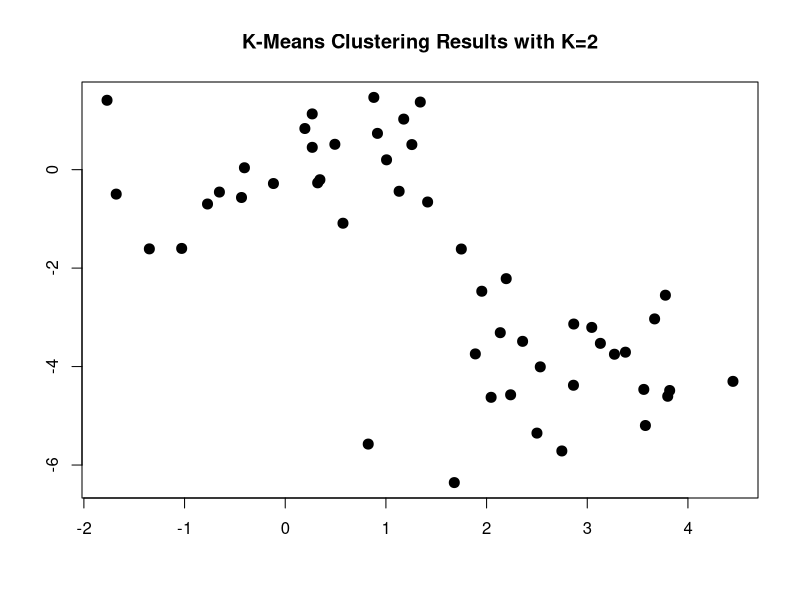
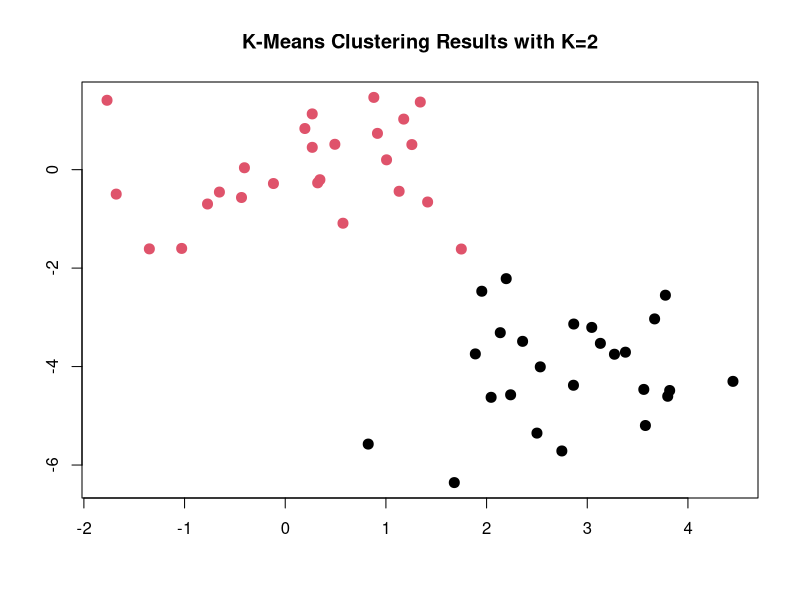
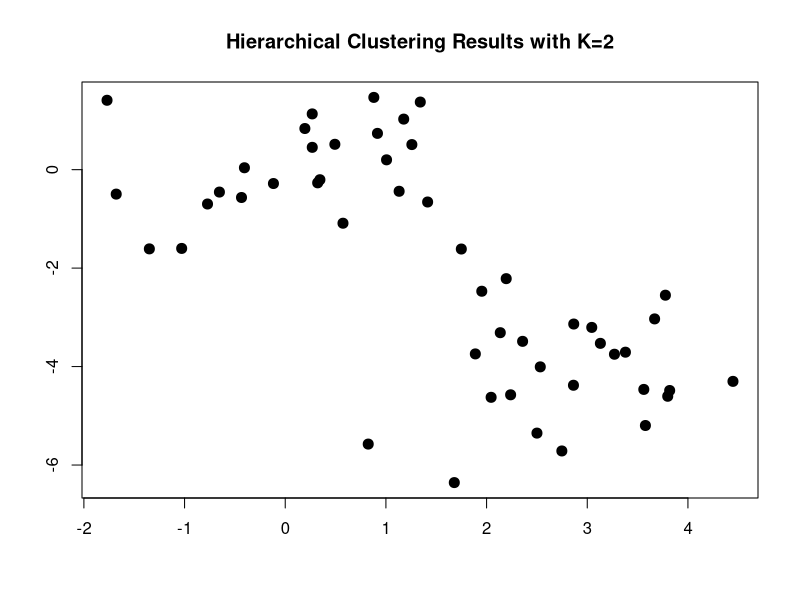
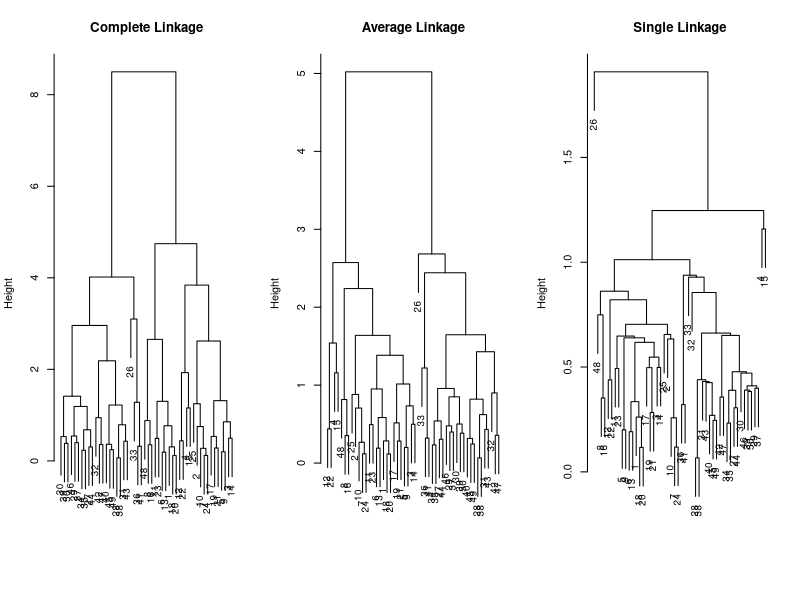
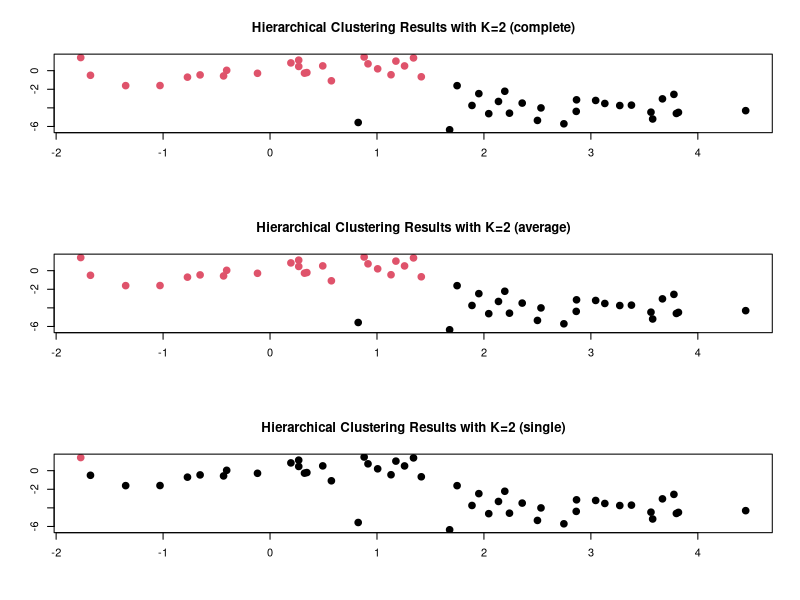

Write R code to recreate these figures, in order.
## ---- chunk 1
knitr::opts_chunk$set(echo = TRUE, message=F,error=F,warnng=F)
options(repr.plot.width=14, repr.plot.antialias='subpixel',
        repr.plot.res=218)
## ---- chunk 2
set.seed(2312)
x <- matrix(rnorm(50*2), ncol = 2)
x[1:25, 1]= x[1:25, 1] + 3
x[1:25, 2]= x[1:25, 2] - 4
plot(x, main ="K-Means Clustering Results with K=2",
                           xlab = "", ylab = "", pch = 20, cex = 2)
## ---- chunk 3
km.out <- kmeans(x, 2, nstart = 20)
km.out
## ---- chunk 4
plot(x, col = km.out$cluster,
        main ="K-Means Clustering Results with K=2",
                  xlab = "", ylab = "", pch = 20, cex = 2)
## ---- chunk 5
set.seed(2312)
x <- matrix(rnorm(50*2), ncol = 2)
x[1:25, 1]= x[1:25, 1] + 3
x[1:25, 2]= x[1:25, 2] - 4
plot(x, main ="Hierarchical Clustering Results with K=2", xlab = "", ylab = "", pch = 20, cex = 2)
## ---- chunk 6
hc.complete <- hclust(dist(x), method ="complete")
hc.average <- hclust(dist(x), method ="average")
hc.single <- hclust(dist(x), method ="single")
## ---- chunk 7
par(mfrow = c(1 ,3))
plot(hc.complete, main =" Complete Linkage ", xlab = "", sub = "", cex =0.9)
plot(hc.average, main =" Average Linkage ", xlab = "", sub = "", cex =.9)
plot(hc.single, main =" Single Linkage ", xlab = "", sub = "", cex =.9)
## ---- chunk 8
group.complete <- cutree(hc.complete, 2)
group.average <- cutree(hc.average, 2)
group.single <- cutree(hc.single, 2)

par(mfrow = c(3 ,1))
plot(x, col = group.complete,
        main ="Hierarchical Clustering Results with K=2 (complete)",
           xlab = "", ylab = "", pch = 20, cex = 2)
plot(x, col = group.average,
        main ="Hierarchical Clustering Results with K=2 (average)",
           xlab = "", ylab = "", pch = 20, cex = 2)
plot(x, col = group.single,
        main ="Hierarchical Clustering Results with K=2 (single)",
           xlab = "", ylab = "", pch = 20, cex = 2)
